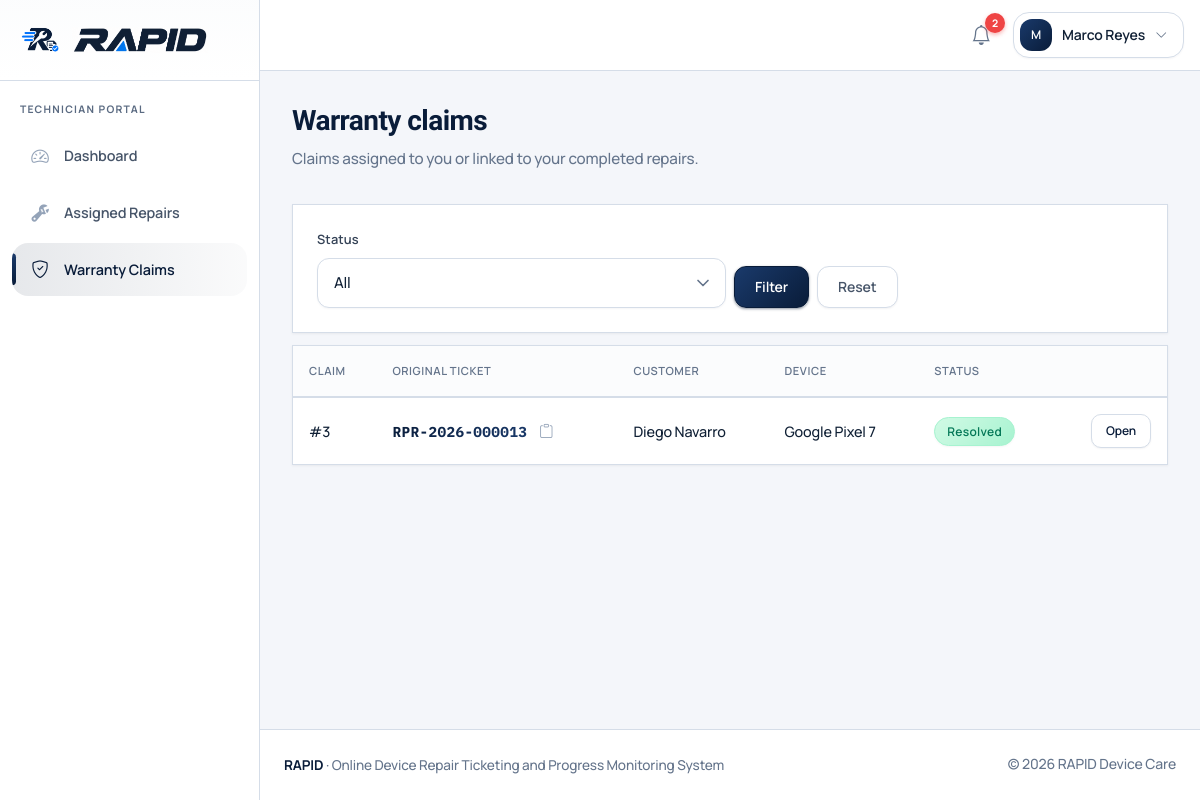
Page /technician/claims (signed in) on the committed database.
### tables this page shows
CREATE TABLE `users` (
  `id` INT UNSIGNED NOT NULL AUTO_INCREMENT COMMENT 'Unique ID of the user',
  `role` ENUM('admin', 'technician', 'customer') NOT NULL COMMENT 'Role of the user in the RAPID system',
  `first_name` VARCHAR(100) NOT NULL COMMENT 'First name of the user',
  `last_name` VARCHAR(100) NOT NULL COMMENT 'Last name of the user',
  `email` VARCHAR(190) NOT NULL COMMENT 'Email address used to log in',
  `phone` VARCHAR(30) DEFAULT NULL COMMENT 'Contact number of the user',
  `password` VARCHAR(255) NOT NULL COMMENT 'Hashed password of the user',
  `status` ENUM('active', 'inactive') NOT NULL DEFAULT 'active' COMMENT 'Account status of the user',
  `created_at` DATETIME NOT NULL DEFAULT CURRENT_TIMESTAMP COMMENT 'Date and time the user was created',
  `updated_at` DATETIME NOT NULL DEFAULT CURRENT_TIMESTAMP ON UPDATE CURRENT_TIMESTAMP COMMENT 'Date and time the user was last updated',
  PRIMARY KEY (`id`),
  UNIQUE KEY `uq_users_email` (`email`),
  KEY `idx_users_role` (`role`),
  KEY `idx_users_status` (`status`)
);

CREATE TABLE `warranty_claims` (
  `id` INT UNSIGNED NOT NULL AUTO_INCREMENT COMMENT 'Unique ID of the warranty claim',
  `original_ticket_id` INT UNSIGNED NOT NULL COMMENT 'Original repair ticket of the claim',
  `customer_id` INT UNSIGNED NOT NULL COMMENT 'Customer who filed the claim',
  `device_id` INT UNSIGNED NOT NULL COMMENT 'Device covered by the claim',
  `issue_description` TEXT NOT NULL COMMENT 'Reported issue of the warranty claim',
  `claim_status` ENUM('submitted', 'reviewing', 'approved', 'rejected', 'repairing', 'resolved') NOT NULL DEFAULT 'submitted' COMMENT 'Current status of the warranty claim',
  `technician_id` INT UNSIGNED DEFAULT NULL COMMENT 'Technician assigned to the claim',
  `resolution` TEXT DEFAULT NULL COMMENT 'Resolution notes of the claim',
  `created_at` DATETIME NOT NULL DEFAULT CURRENT_TIMESTAMP COMMENT 'Date and time the claim was created',
  `updated_at` DATETIME NOT NULL DEFAULT CURRENT_TIMESTAMP ON UPDATE CURRENT_TIMESTAMP COMMENT 'Date and time the claim was last updated',
  PRIMARY KEY (`id`),
  KEY `idx_claims_ticket` (`original_ticket_id`),
  KEY `idx_claims_customer` (`customer_id`),
  KEY `idx_claims_device` (`device_id`),
  KEY `idx_claims_technician` (`technician_id`),
  KEY `idx_claims_status` (`claim_status`),
  CONSTRAINT `fk_claims_ticket` FOREIGN KEY (`original_ticket_id`) REFERENCES `repair_tickets` (`id`) ON DELETE RESTRICT,
  CONSTRAINT `fk_claims_customer` FOREIGN KEY (`customer_id`) REFERENCES `customers` (`id`) ON DELETE RESTRICT,
  CONSTRAINT `fk_claims_device` FOREIGN KEY (`device_id`) REFERENCES `devices` (`id`) ON DELETE RESTRICT,
  CONSTRAINT `fk_claims_technician` FOREIGN KEY (`technician_id`) REFERENCES `technicians` (`id`) ON DELETE SET NULL
);

CREATE TABLE `repair_tickets` (
  `id` INT UNSIGNED NOT NULL AUTO_INCREMENT COMMENT 'Unique ID of the repair ticket',
  `ticket_number` VARCHAR(30) NOT NULL COMMENT 'Public tracking number of the ticket',
  `customer_id` INT UNSIGNED NOT NULL COMMENT 'Customer who requested the repair',
  `device_id` INT UNSIGNED NOT NULL COMMENT 'Device attached to the ticket',
  `assigned_technician_id` INT UNSIGNED DEFAULT NULL COMMENT 'Technician assigned to the ticket',
  `problem_description` TEXT NOT NULL COMMENT 'Reported problem of the device',
  `current_status` ENUM(
    'booking_submitted',
    'received',
    'diagnosing',
    'quotation_pending',
    'awaiting_approval',
    'approved',
    'repairing',
    'ready_for_pickup',
    'completed',
    'declined',
    'cancelled'
  ) NOT NULL DEFAULT 'booking_submitted' COMMENT 'Current repair status of the ticket',
  `priority` ENUM('low', 'normal', 'high', 'urgent') NOT NULL DEFAULT 'normal' COMMENT 'Priority level of the ticket',
  `appointment_date` DATETIME DEFAULT NULL COMMENT 'Scheduled appointment date of the ticket',
  `received_at` DATETIME DEFAULT NULL COMMENT 'Date and time the device was received',
  `completed_at` DATETIME DEFAULT NULL COMMENT 'Date and time the repair was completed',
  `estimated_completion` DATETIME DEFAULT NULL COMMENT 'Estimated completion date of the repair',
  `created_at` DATETIME NOT NULL DEFAULT CURRENT_TIMESTAMP COMMENT 'Date and time the ticket was created',
  `updated_at` DATETIME NOT NULL DEFAULT CURRENT_TIMESTAMP ON UPDATE CURRENT_TIMESTAMP COMMENT 'Date and time the ticket was last updated',
  PRIMARY KEY (`id`),
  UNIQUE KEY `uq_tickets_number` (`ticket_number`),
  KEY `idx_tickets_customer` (`customer_id`),
  KEY `idx_tickets_device` (`device_id`),
  KEY `idx_tickets_technician` (`assigned_technician_id`),
  KEY `idx_tickets_status` (`current_status`),
  KEY `idx_tickets_priority` (`priority`),
  KEY `idx_tickets_created` (`created_at`),
  CONSTRAINT `fk_tickets_customer` FOREIGN KEY (`customer_id`) REFERENCES `customers` (`id`) ON DELETE RESTRICT,
  CONSTRAINT `fk_tickets_device` FOREIGN KEY (`device_id`) REFERENCES `devices` (`id`) ON DELETE RESTRICT,
  CONSTRAINT `fk_tickets_technician` FOREIGN KEY (`assigned_technician_id`) REFERENCES `technicians` (`id`) ON DELETE SET NULL
);

CREATE TABLE `devices` (
  `id` INT UNSIGNED NOT NULL AUTO_INCREMENT COMMENT 'Unique ID of the device',
  `customer_id` INT UNSIGNED NOT NULL COMMENT 'Owner of the device',
  `device_type` VARCHAR(100) NOT NULL COMMENT 'Type of the device',
  `brand` VARCHAR(100) NOT NULL COMMENT 'Brand of the device',
  `model` VARCHAR(150) NOT NULL COMMENT 'Model of the device',
  `serial_number` VARCHAR(150) DEFAULT NULL COMMENT 'Serial number of the device',
  `imei` VARCHAR(50) DEFAULT NULL COMMENT 'IMEI of the device',
  `color` VARCHAR(50) DEFAULT NULL COMMENT 'Color of the device',
  `accessories` TEXT DEFAULT NULL COMMENT 'Accessories received with the device',
  `physical_condition` TEXT DEFAULT NULL COMMENT 'Physical condition of the device',
  `created_at` DATETIME NOT NULL DEFAULT CURRENT_TIMESTAMP COMMENT 'Date and time the device was created',
  `updated_at` DATETIME NOT NULL DEFAULT CURRENT_TIMESTAMP ON UPDATE CURRENT_TIMESTAMP COMMENT 'Date and time the device was last updated',
  PRIMARY KEY (`id`),
  KEY `idx_devices_customer` (`customer_id`),
  KEY `idx_devices_brand_model` (`brand`, `model`),
  CONSTRAINT `fk_devices_customer` FOREIGN KEY (`customer_id`) REFERENCES `customers` (`id`) ON DELETE CASCADE
);

### technician/claims.php (the view, shortened to what the rows shown need)
<?php
require_once __DIR__ . '/../includes/auth.php';
require_role('technician');
$user = current_user();
$technicianId = get_technician_id_for_user((int) $user['id']);
$where = ['(wc.technician_id = ? OR (wc.technician_id IS NULL AND rt.assigned_technician_id = ?))'];
$params = [$technicianId, $technicianId];
$whereSql = implode(' AND ', $where);
$stmt = db()->prepare(
    "SELECT wc.id, wc.claim_status, wc.created_at, wc.original_ticket_id,
            rt.ticket_number, d.brand, d.model,
            CONCAT(cu.first_name,' ',cu.last_name) AS customer_name
     FROM warranty_claims wc
     INNER JOIN repair_tickets rt ON rt.id = wc.original_ticket_id
     INNER JOIN devices d ON d.id = wc.device_id
     INNER JOIN customers c ON c.id = wc.customer_id
     INNER JOIN users cu ON cu.id = c.user_id
     WHERE $whereSql
     ORDER BY wc.created_at DESC"
);
$stmt->execute($params);
$claims = $stmt->fetchAll();
$navVariant = 'app';
$activeNav = 'claims';
require_once __DIR__ . '/../includes/header.php';
require_once __DIR__ . '/../includes/navbar.php';
?>
<div class="app-shell">
    <?php require_once __DIR__ . '/../includes/sidebar.php'; ?>
    <main class="app-main">
        <div class="page-header">
            <h1>Warranty claims</h1>
        </div>
        <div class="rapid-card p-0 overflow-hidden">
            <?php if (!$claims): ?>
                <div class="empty-state">
                    <i class="bi bi-shield-check"></i>
                    <p class="mb-0">No warranty claims in your queue.</p>
                </div>
            <?php else: ?>
                <div class="overflow-x-auto">
                    <table class="rapid-table mb-0">
                        <thead>
                            <tr>
                                <th>Claim</th>
                                <th>Original ticket</th>
                                <th>Customer</th>
                                <th>Device</th>
                                <th>Status</th>
                                <th></th>
                            </tr>
                        </thead>
                        <tbody>
                            <?php foreach ($claims as $c): ?>
                                <tr>
                                    <td class="font-semibold">#<?= (int) $c['id'] ?></td>
                                    <td><?php render_ticket_number($c['ticket_number'], url('technician/ticket.php?id=' . (int) $c['original_ticket_id'])); ?></td>
                                    <td><?= e($c['customer_name']) ?></td>
                                    <td><?= e($c['brand'] . ' ' . $c['model']) ?></td>
                                    <td><span class="badge-status <?= e(claim_badge_class($c['claim_status'])) ?>"><?= e(claim_status_label($c['claim_status'])) ?></span></td>
                                    <td class="text-right"><a class="btn btn-sm btn-rapid-outline" href="<?= e(url('technician/claim.php?id=' . (int) $c['id'])) ?>">Open</a></td>
                                </tr>
                            <?php endforeach; ?>
                        </tbody>
                    </table>
                </div>
            <?php endif; ?>
        </div>
    </main>
</div>
<?php require_once __DIR__ . '/../includes/footer.php'; ?>

### includes/navbar.php (shortened to what the rows shown need)
<?php
$user = current_user();
$navVariant = $navVariant ?? 'public';
$unreadCount = ($navVariant === 'app' && $user) ? count_unread_notifications((int) $user['id']) : 0;
$fluid = $navVariant === 'app';
$isApp = $navVariant === 'app' && $user;
?>
<nav class="rapid-navbar <?= $isApp ? 'rapid-navbar-app' : 'rapid-navbar-public' ?>">
    <div class="<?= $fluid ? 'container-fluid-rapid' : 'container-rapid' ?>">
        <div class="flex flex-wrap items-center gap-3">
            <?php if ($isApp): ?>
                <div class="flex items-center gap-3 ml-auto">
                    <div class="relative" data-dropdown>
                        <button class="nav-notify" type="button" id="notifyToggle" aria-expanded="false" aria-haspopup="true" title="Notifications" data-dropdown-toggle>
                            <i class="bi bi-bell" aria-hidden="true"></i>
                            <span class="notify-badge <?= $unreadCount > 0 ? '' : 'is-hidden' ?>" id="notifyBadge"><?= $unreadCount > 99 ? '99+' : (int) $unreadCount ?></span>
                        </button>
                    </div>
                    <div class="relative" data-dropdown>
                        <button class="btn-user-menu" type="button" aria-expanded="false" aria-haspopup="true" data-dropdown-toggle>
                            <span class="user-avatar"><?= e(strtoupper(substr($user['first_name'], 0, 1))) ?></span>
                            <span class="hidden md:inline"><?= e($user['first_name'] . ' ' . $user['last_name']) ?></span>
                            <i class="bi bi-chevron-down text-xs text-rapid-muted" aria-hidden="true"></i>
                        </button>
                    </div>
                </div>
            <?php endif; ?>
        </div>
    </div>
</nav>

### includes/sidebar.php (shortened to what the rows shown need)
<?php
$user = current_user();
$role = $user['role'] ?? '';
$activeNav = $activeNav ?? 'dashboard';
switch ($role) {
    case 'technician':
        $links = [
            ['key' => 'dashboard', 'label' => 'Dashboard', 'href' => 'technician/index.php', 'icon' => 'bi-speedometer2'],
            ['key' => 'assigned', 'label' => 'Assigned Repairs', 'href' => 'technician/tickets.php', 'icon' => 'bi-wrench-adjustable'],
            ['key' => 'claims', 'label' => 'Warranty Claims', 'href' => 'technician/claims.php', 'icon' => 'bi-shield-check'],
        ];
        break;
}
?>
<aside class="rapid-sidebar" tabindex="-1" id="appSidebar" aria-label="<?= e(ucfirst($role)) ?> navigation">
    <div class="sidebar-brand">
        <?php
        require __DIR__ . '/brand_lockup.php';
        ?>
    </div>
    <div class="sidebar-role"><?= e($role) ?> portal</div>
    <nav class="sidebar-nav">
        <?php foreach ($links as $link): ?>
            <?php
            $isActive = $activeNav === $link['key'];
            $soon = !empty($link['soon']);
            ?>
            <a class="sidebar-link <?= $isActive ? 'active' : '' ?><?= $soon ? ' is-soon' : '' ?>"
               href="<?= e(url($link['href'])) ?>"
               <?= $isActive ? 'aria-current="page"' : '' ?>
               <?= $soon ? 'title="Coming in the next build step"' : '' ?>>
            </a>
        <?php endforeach; ?>
    </nav>
</aside>

### includes/ui.php (shortened to what the rows shown need)
<?php
function render_ticket_copy_btn(string $ticketNumber): void
{
    echo '<button type="button" class="ticket-copy-btn" data-copy-btn="' . e($ticketNumber) . '" title="Copy ticket number" aria-label="Copy ticket number ' . e($ticketNumber) . '">';
    echo '<i class="bi bi-clipboard" aria-hidden="true"></i>';
    echo '</button>';
}
function render_ticket_number(string $ticketNumber, ?string $href = null, array $opts = []): void
{
    $numberClass = $opts['class'] ?? 'ticket-mono';
    $tag = $opts['tag'] ?? 'span';
    $heading = !empty($opts['heading']);
    $wrapTag = $heading ? 'div' : 'span';
    $wrapClass = 'ticket-number-cell' . ($heading ? ' ticket-number-heading' : '');
    $safeTag = in_array($tag, ['span', 'strong', 'h1', 'div'], true) ? $tag : 'span';
    echo '<' . $wrapTag . ' class="' . e($wrapClass) . '">';
    if ($href !== null && $href !== '') {
        echo '<a class="' . e($numberClass) . '" href="' . e($href) . '">' . e($ticketNumber) . '</a>';
    } else {
        echo '<' . $safeTag . ' class="' . e($numberClass) . '">' . e($ticketNumber) . '</' . $safeTag . '>';
    }
    render_ticket_copy_btn($ticketNumber);
    echo '</' . $wrapTag . '>';
}

### rows in the picture
users: id "2", first_name "M", first_name+last_name "Marco Reyes", role "TECHNICIAN"
warranty_claims: id "3", original_ticket.ticket_number "RPR-2026-000013", customer_name "Diego Navarro", device.model "Google Pixel 7", claim_status "Resolved"

### other values in the picture
$link['label'] "Dashboard"
$link['label'] "Assigned Repairs"
$link['label'] "Warranty Claims"
APP_NAME "RAPID"
APP_SUBTITLE "Online Device Repair Ticketing and Progress Monitoring System"
SHOP_NAME "RAPID Device Care"
